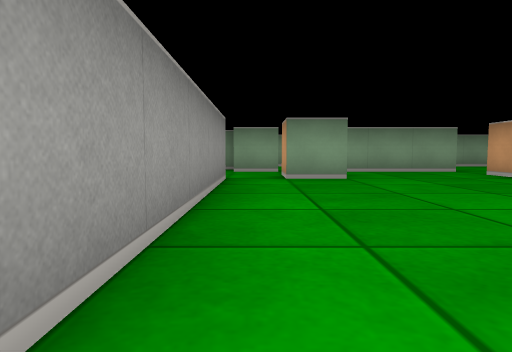
view 1 (above)

22 first-person views from a walk through a cub3D ray-caster map. The camera is about half as high as the walls, tilts 4° down and sees 75° across. The floor is counted in squares. Each view is taken from the middle of a square. On the plan, view 1 faces up. The plan holds only what a view shows up to about 9 squares ahead; the rest is blank.

view 2
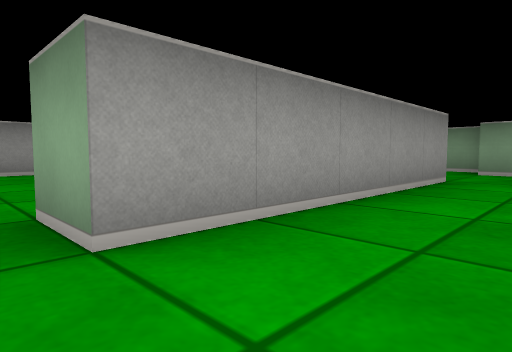

view 3
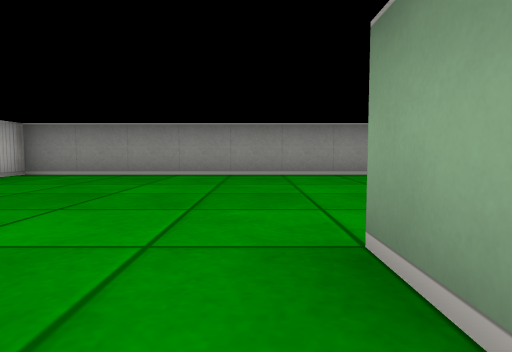

view 4
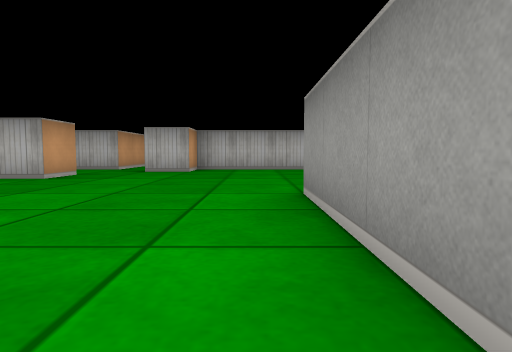

view 5
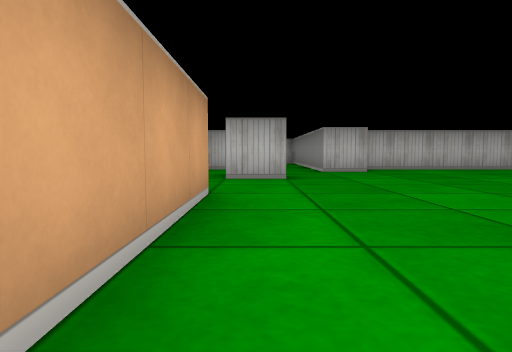

view 6
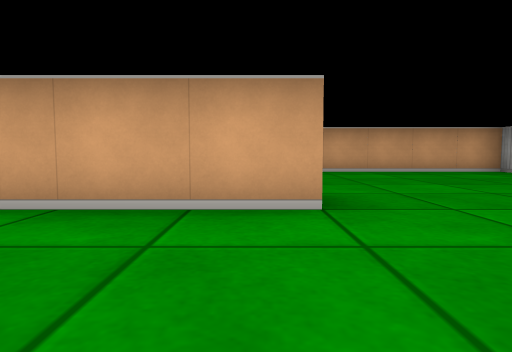

view 7
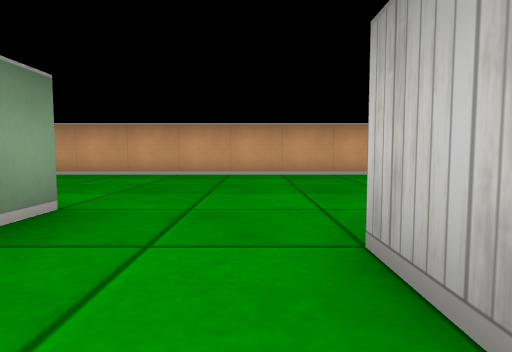

view 8
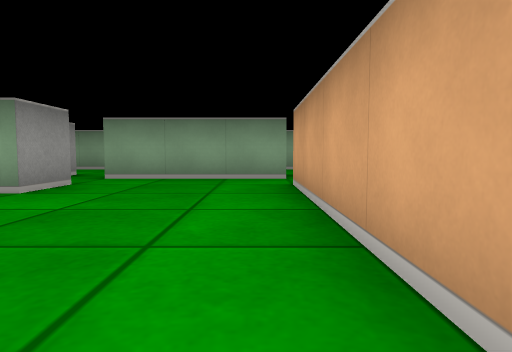

view 9
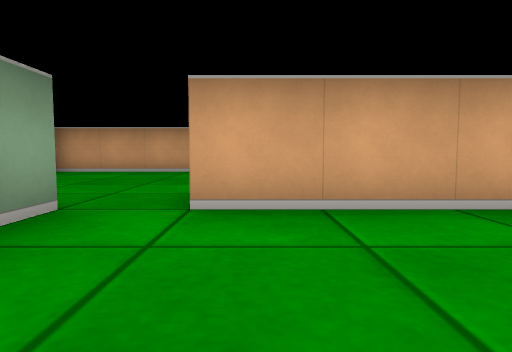

view 10
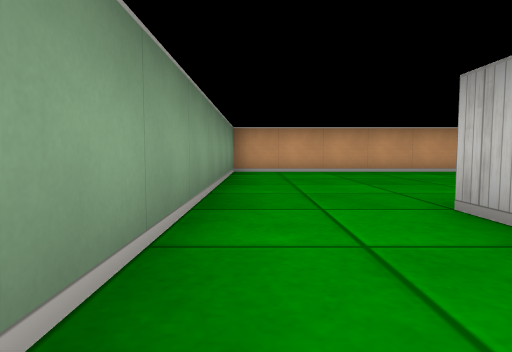

view 11
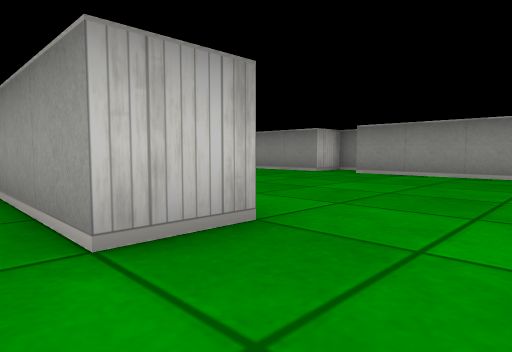

view 12
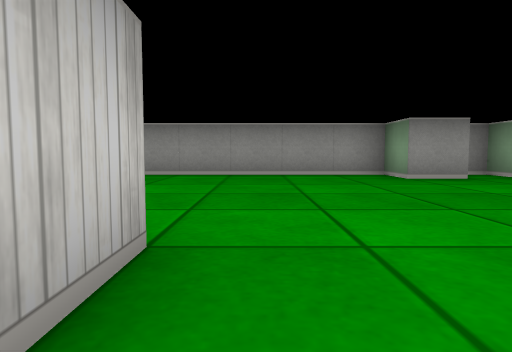

view 13
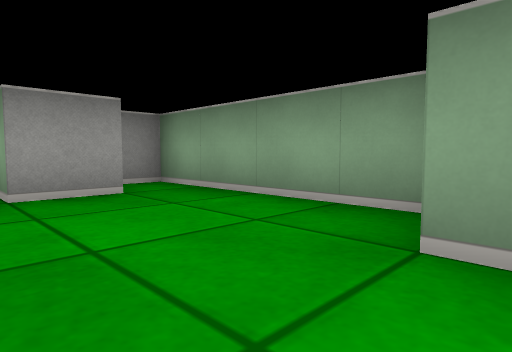

view 14
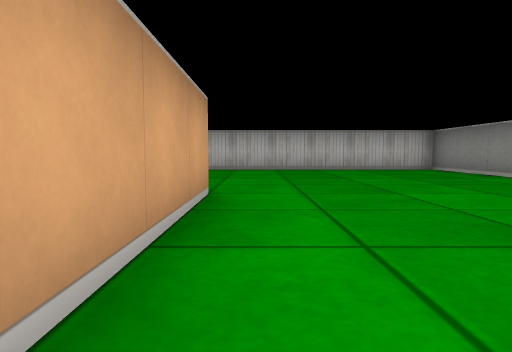

view 15
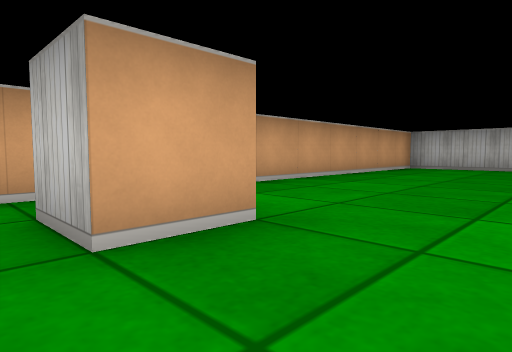

view 16
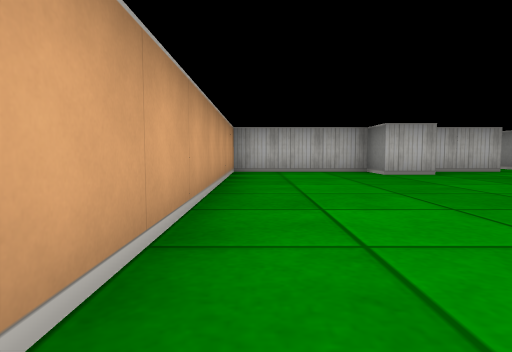

view 17
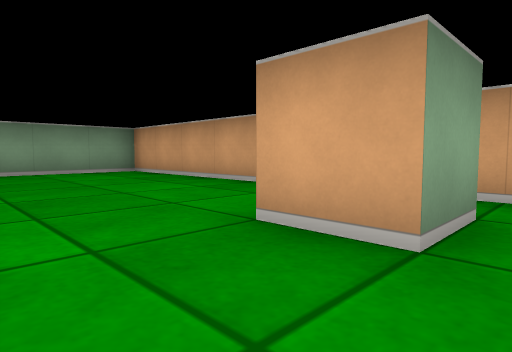

view 18
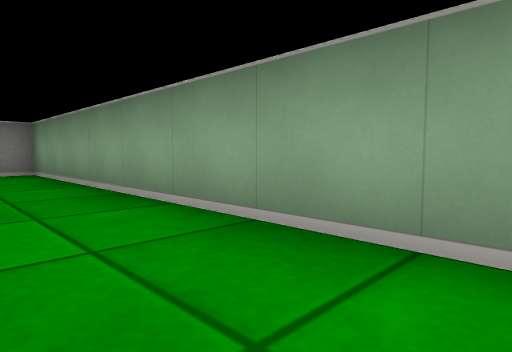

view 19
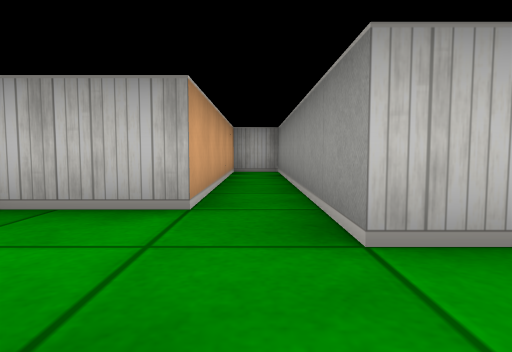

view 20
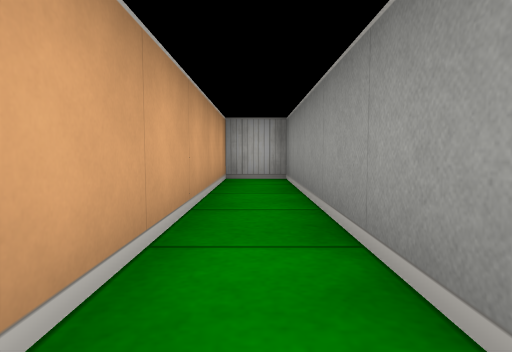

view 21
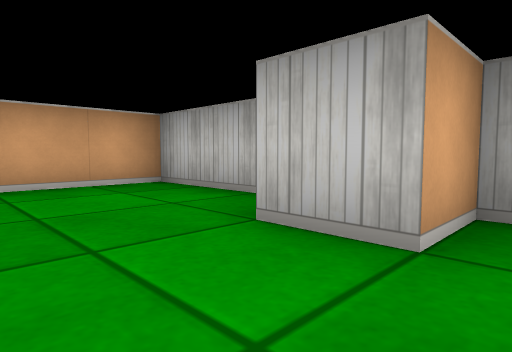

view 22
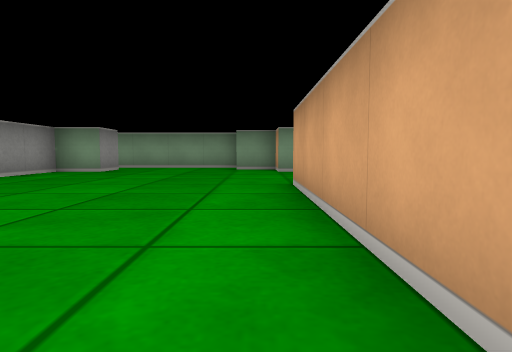

### Floor plan
Points are (right, up) in squares from view 1. A wall is a line through its corners. A room is listed if a view was taken in it or the views show most of it. See-through windows are left out.
Room 1 (views 1, 2, 3, 4, 5, 6, 7, 8, 9, 10, 11, 12, 13, 14, 15, 16, 17, 18, 19, 20, 21, 22)
walls: (-0.5, 0.5) (-1.5, 0.5) (-1.5, 5.5) (-0.5, 5.5) (-0.5, 0.5); (1.5, 6.5) (1.5, 5.5) (0.5, 5.5) (0.5, 6.5); (4.5, 0.4) (4.5, 6.5); (0.6, 7.5) (-0.5, 7.5); (5.5, 0.5) (4.9, 0.5); (-0.5, 8.5) (-1.5, 8.5) (-1.5, 9.5) (-2.5, 9.5); (4.6, 7.5) (1.5, 7.5); (3.5, -2.5) (3.5, -1.5) (4.5, -1.5); (3.9, 8.5) (4.5, 8.5); (8.6, 3.5) (7.5, 3.5) (7.5, 4.5) (8.5, 4.5); (-2.8, 10.5) (-6.5, 10.5) (-6.5, 9.9); (-7.5, 3) (-7.5, 2.5) (-6.5, 2.5) (-6.5, -4.5) (1.5, -4.5) (1.5, -3.5) (2.5, -3.5) (2.5, -9.5) (3.5, -9.5) (3.5, -4.5) (5.5, -4.5) (5.5, -3.5) (6.5, -3.5) (6.5, -4.5) (9.5, -4.5) (9.5, 10.5) (-1.5, 10.5) (-1.5, 9.9); (-5.5, 9.6) (-5.5, 8.5) (-6.5, 8.5) (-6.5, 3.5)

Positions as (right, up) in squares from view 1, and headings:
1: (0, 0), facing up
2: (1, 0), facing up-left
3: (0, 0), facing left
4: (0, 4), facing down
5: (4, 4), facing down
6: (2, 1), facing right
7: (3, -1), facing right
8: (4, 2), facing up
9: (2, 6), facing right
10: (2, 10), facing right
11: (0, 7), facing down-left
12: (0, 6), facing left
13: (-2, 8), facing up-left
14: (-2, 4), facing down
15: (6, 5), facing down-right
16: (9, 3), facing down
17: (6, 3), facing up-right
18: (6, 9), facing up-left
19: (3, -2), facing down
20: (3, -4), facing down
21: (5, -2), facing down-right
22: (-2, 1), facing up
